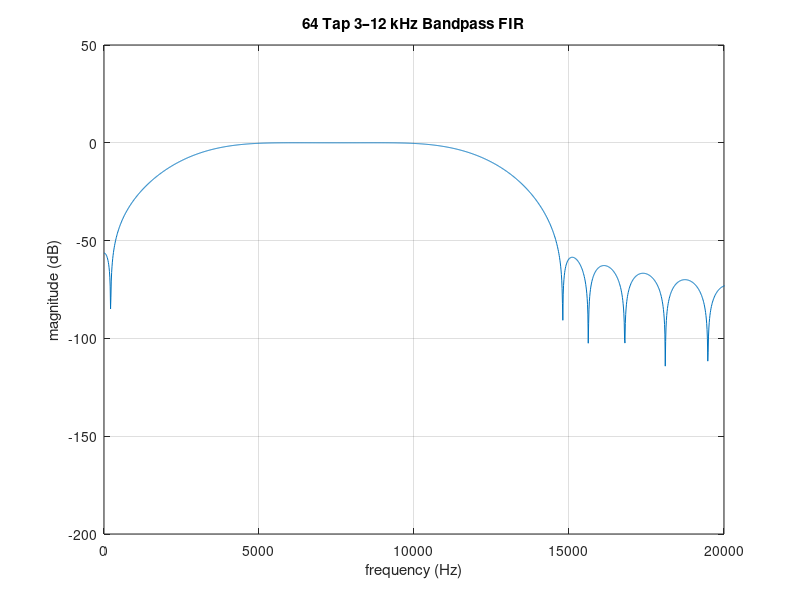

This chart was generated by the following MATLAB code:
%generate any tap BPF (Fs=96k, fc= 3 kHz to 12kHz)
clear
clc

%frequencies in hertz
Fs = 96000;
f1 = 3000;
f2 = 12000;

%modular taps and kaiser beta
numTaps = 64;
beta = 5.65;

%normalizing pass band frequencies by nyquist frequency
Wn = [f1 f2] / (Fs/2);

%bandpass FIR with whichever taps and kaiser window
b = fir1(numTaps-1, Wn, 'bandpass', kaiser(numTaps,beta));

%frequency response used to plot
[H,f] = freqz(b,1,4096,Fs);

%plotting the frequency response of the bandpass filter
figure
plot(f,20*log10(abs(H)))
grid on
xlabel('frequency (Hz)')
ylabel('magnitude (dB)')
title(sprintf('%d Tap 3–12 kHz Bandpass FIR',numTaps))
xlim([0 20000])

%scaling and adjusting for q31 fixed point
q31_mult = 2147483647;
q31 = int64(round(b*q31_mult));

%filename is the name of the file to be written to, effectively an h file
filename = sprintf('bpf_3k_12k_%dtap.h',numTaps);

%open a 'new' file with filename w
fileID = fopen(filename,'w');

%writing to define the tap count
fprintf(fileID,"#define BPF_TAPS %d\n\n", numTaps);

%writing the start of the tap array
fprintf(fileID,"static const int32_t bpfCoeffs[BPF_TAPS] = {\n");

%writing to open file, making sure the last q31 tap is the last
for i = 1:numTaps
    
    if i < numTaps
        fprintf(fileID,"    %d,\n", q31(i));
    else
        fprintf(fileID,"    %d\n", q31(i));
    end
    
end

fprintf(fileID,"};");

fclose(fileID);
